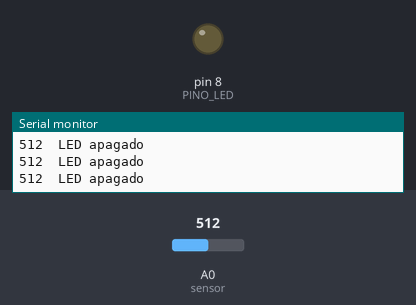
This sketch was run on a simulated Arduino Uno, built with avr-gcc and run on an emulated ATmega328P. Parts: output pins drawn as LEDs (lit = HIGH), the last lines printed to the serial monitor. Inputs (shaded band) come from the test bench; at power-on: A0 (sensor) = 512.

Above: at 1.2 s.
1.3 s: A0 (sensor) set to 589
2.8 s: A0 (sensor) set to 612
At 4.0 s:
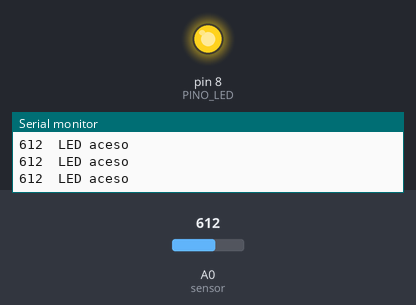
4.3 s: A0 (sensor) set to 461
5.8 s: A0 (sensor) set to 437
At 6.8 s:
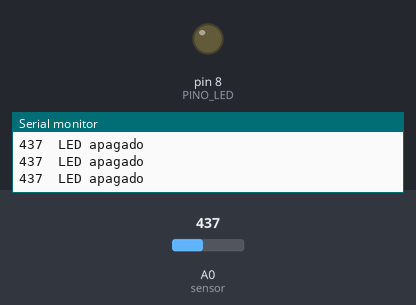
7.3 s: A0 (sensor) set to 716
At 8.1 s:
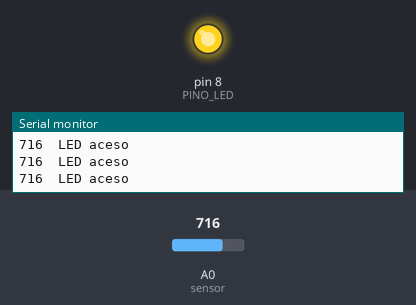
Timing chart, 0 to 9.8 s (numbered marks = the images above; inputs shaded):
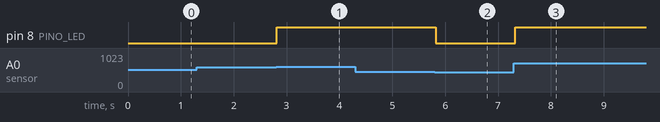

The sketch:

aula06_nivel3.ino
```cpp
// Aula 6 – Nível 3: Luz automática com histerese
// Dois limiares evitam que o LED fique piscando quando a luz está perto do limite
#include <Arduino.h>                      // funções do Arduino (pinMode, digitalWrite, delay...)
const int PINO_LED = 8;                   // pino do LED (com resistor de 220 ohms)
const int LIGA = 600;                     // liga acima deste valor (escuro)
const int DESLIGA = 450;                  // desliga abaixo deste valor (claro)
bool aceso = false;                       // estado atual do LED

void setup() {                            // roda uma vez, quando a placa liga
  pinMode(PINO_LED, OUTPUT);              // PINO_LED como saída
  Serial.begin(9600);                     // abre o Monitor Serial a 9600 baud
}

void loop() {                             // repete para sempre
  int luz = analogRead(A0);               // lê o sensor de luz (0 a 1023)
  if (!aceso && luz > LIGA) {             // estava apagado e escureceu bem
    aceso = true;                         // passa a acender
  } else if (aceso && luz < DESLIGA) {    // estava aceso e clareou bem
    aceso = false;                        // passa a apagar
  }                                       // entre os limiares: mantém como está
  digitalWrite(PINO_LED, aceso);          // PINO_LED recebe aceso (verdadeiro acende, falso apaga)
  Serial.print(luz);                      // envia luz ao Monitor Serial
  Serial.println(aceso ? "  LED aceso" : "  LED apagado");   // envia aceso ? "  LED aceso" : "  LED apagado" ao Monitor Serial e quebra a linha
  delay(100);                             // espera 100 ms
}
```

Measured:
- the behaviour switches between 600 and 601 on A0 (sensor) (found by bisection; images 0 and 1)
- the behaviour switches between 450 and 449 on A0 (sensor) (found by bisection; images 1 and 2)
- after the input at 2.8 s, pin 8 (PINO_LED): LOW → HIGH at once
- after the input at 5.8 s, pin 8 (PINO_LED): HIGH → LOW at once
- after the input at 7.3 s, pin 8 (PINO_LED): LOW → HIGH at once
